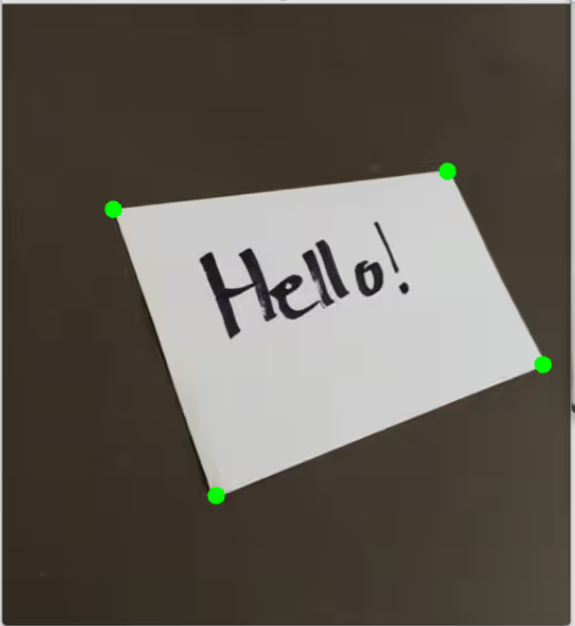
#> input picture 王耀/week06/1.png, 575 x 626 px
$ python '透射变换.py'
#> lines starting #> are read from the running program, lines starting #| are printed output that depends on the picture
import cv2
import numpy as np

img = cv2.imread('1.png')
#> img is the input picture: shape (626, 575, 3); mean B, G, R 83.9, 92.3, 97.8

result3 = img.copy()

'''
注意这里src和dst的输入并不是图像，而是图像对应的顶点坐标。
'''
src = np.float32([[112, 209], [447, 171], [216, 496], [544, 363]])
dst = np.float32([[0, 0], [335, 0], [0, 488], [335, 488]])
print(img.shape)
#| (626, 575, 3)
# 生成透视变换矩阵；进行透视变换
m = cv2.getPerspectiveTransform(src, dst)
print("warpMatrix:")
print(m)
result = cv2.warpPerspective(result3, m, (335, 488))
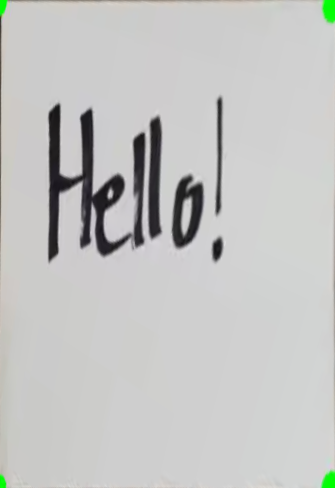
#> result: shape (488, 335, 3); mean B, G, R 195.2, 196.6, 196
cv2.imshow("src", img)
cv2.imshow("result", result)
cv2.waitKey(0)
